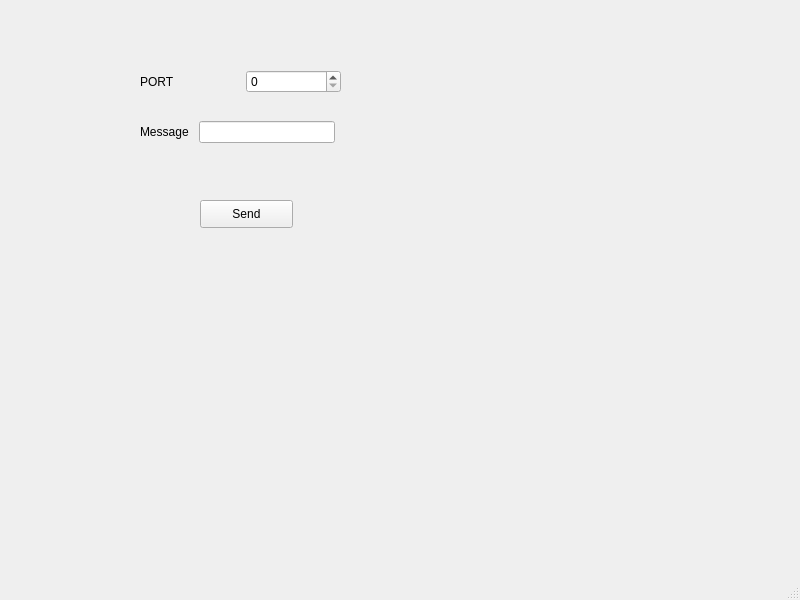
<?xml version="1.0" encoding="UTF-8"?>
<ui version="4.0">
 <class>MainWindow</class>
 <widget class="QMainWindow" name="MainWindow">
  <property name="geometry">
   <rect>
    <x>0</x>
    <y>0</y>
    <width>800</width>
    <height>600</height>
   </rect>
  </property>
  <property name="windowTitle">
   <string>MainWindow</string>
  </property>
  <widget class="QWidget" name="centralwidget">
   <widget class="QPushButton" name="button_send">
    <property name="geometry">
     <rect>
      <x>200</x>
      <y>200</y>
      <width>93</width>
      <height>28</height>
     </rect>
    </property>
    <property name="text">
     <string>Send</string>
    </property>
   </widget>
   <widget class="QWidget" name="layoutWidget">
    <property name="geometry">
     <rect>
      <x>140</x>
      <y>70</y>
      <width>201</width>
      <height>24</height>
     </rect>
    </property>
    <layout class="QHBoxLayout" name="horizontalLayout">
     <property name="spacing">
      <number>10</number>
     </property>
     <item>
      <widget class="QLabel" name="label">
       <property name="text">
        <string>PORT</string>
       </property>
      </widget>
     </item>
     <item>
      <widget class="QSpinBox" name="spinBox">
       <property name="maximum">
        <number>999999</number>
       </property>
      </widget>
     </item>
    </layout>
   </widget>
   <widget class="QWidget" name="layoutWidget">
    <property name="geometry">
     <rect>
      <x>140</x>
      <y>120</y>
      <width>195</width>
      <height>24</height>
     </rect>
    </property>
    <layout class="QHBoxLayout" name="horizontalLayout_2">
     <property name="spacing">
      <number>10</number>
     </property>
     <item>
      <widget class="QLabel" name="label_message">
       <property name="text">
        <string>Message</string>
       </property>
      </widget>
     </item>
     <item>
      <widget class="QLineEdit" name="lineEdit"/>
     </item>
    </layout>
   </widget>
  </widget>
  <widget class="QMenuBar" name="menubar">
   <property name="geometry">
    <rect>
     <x>0</x>
     <y>0</y>
     <width>800</width>
     <height>26</height>
    </rect>
   </property>
  </widget>
  <widget class="QStatusBar" name="statusbar"/>
 </widget>
 <resources/>
 <connections/>
</ui>
